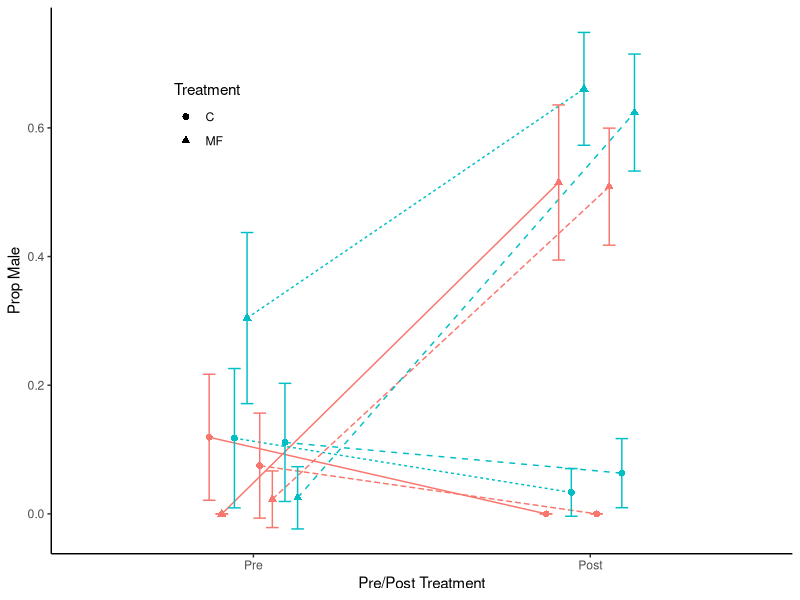

The R script that drew this image:
#!/usr/bin/env Rscript

### libraries
        library(data.table)
        library(ggplot2)
        library(foreach)
        library(lattice)
        library(tidyr)
        library(tidyverse)
        library(lme4)


### Load data file
  neo <- fread("FinalNeoNotAdj.csv")

  neopretrmt <- neo[, c("Clone", "MomJar", "Neonate", "Neo2ndGen", "Isolated", "Clutch1", "Male1", "Female1", "Trmt"), with=FALSE]
  neopretrmtMC <- neopretrmt[Trmt=="MF" | Trmt=="C"][Clone!="SW4" & Clone!="AxoMorse"]
  neopretrmtMC$propmale <- neopretrmtMC$Male1/(neopretrmtMC$Male1+neopretrmtMC$Female1)
  neopretrmtMC$N <- (neopretrmtMC$Male1+neopretrmtMC$Female1)
  neopretrmtMC[,PrePost:=("Pre")]
  neoposttrmt <- neo[, c("Clone", "MomJar", "Neonate", "Neo2ndGen", "Isolated", "Clutch1", "Week3PlusMales", "Week3PlusFemales", "Trmt"), with=FALSE]
  neoposttrmtMC <- neoposttrmt[Trmt=="MF" | Trmt=="C"][Clone!="SW4" & Clone!="AxoMorse"]
  neoposttrmtMC$propmale <- neoposttrmtMC$Week3PlusMales/(neoposttrmtMC$Week3PlusMales+neoposttrmtMC$Week3PlusFemales)
  neoposttrmtMC$N <- (neoposttrmtMC$Week3PlusMales+neoposttrmtMC$Week3PlusFemales)
  neoposttrmtMC[,PrePost:=("Post")]
  dat <- rbind(neopretrmtMC[,c("Clone", "MomJar", "Trmt", "PrePost", "propmale", "N"), with=F],
               neoposttrmtMC[,c("Clone", "MomJar", "Trmt", "PrePost", "propmale", "N"), with=F])
  dat[grepl("D8515|D8222", Clone), SC:="C"]
  dat[!grepl("D8515|D8222", Clone), SC:="A"]

  dat.ag <- dat[,list(propmale=sum(propmale*N, na.rm=T)/sum(N, na.rm=T), N=sum(N, na.rm=T)), list(Clone, Trmt, PrePost, SC)]
  dat.ag[,se:=sqrt((propmale*(1-propmale))/N)]
  dat.ag[,lci:=propmale-1.96*se]
  dat.ag[,uci:=propmale+1.96*se]
  dat.ag[,gr:=paste(Clone, Trmt, sep=":")]
  dat.ag$PrePost <- factor(dat.ag$PrePost, levels=c("Pre", "Post"))

  Methyl <- ggplot(data=dat.ag, aes(x=PrePost, group=gr, y=propmale, color=SC, linetype=Clone)) +
    geom_line(position=position_dodge(0.3)) +
    scale_size_manual(values = c(control=0.5,MF=1)) +
    geom_errorbar(aes(ymin=lci, ymax=uci), , linetype=1, width=.3, position=position_dodge(0.3)) +
    geom_point(data=dat.ag, aes(x=PrePost, group=gr, y=propmale, color=SC, shape=Trmt),
    position=position_dodge(0.3), size=2) +
    theme_bw() + theme(panel.border = element_blank(), panel.grid.major = element_blank(),
    panel.grid.minor = element_blank(), axis.line = element_line(colour = "black")) +
    xlab("Pre/Post Treatment") + ylab("Prop Male") +
    guides(color=FALSE) + theme(legend.position = c(0.21, 0.8)) + labs(shape="Treatment") +
    guides(linetype = FALSE)

  t1 <- glmer(propmale~1+(1|Clone)+PrePost*Trmt, data=dat, weights=N, family=binomial)
  t1 <- glmer(propmale~1+(1|Clone)+SC, data=dat[Trmt=="MF" & PrePost=="Post"], weights=N, family=binomial)
